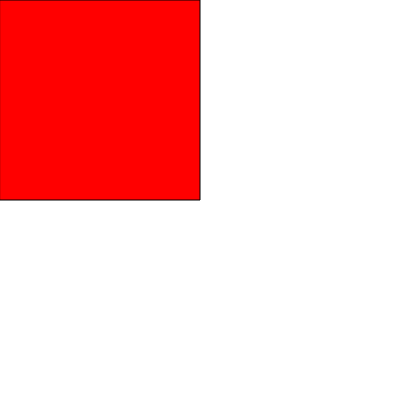
Frame 1 (no input)
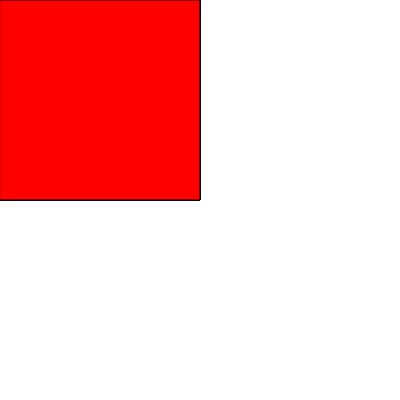
Frame 60 (no input)
Frame 120 (the mouse pressed at the canvas centre since frame 60): identical to frame 60, image omitted

The p5.js sketch that drew these frames (run headless with seeded random() and noise() and a simulated clock; from frame 60 on, the mouse is pressed at the canvas centre):

// p5.js sketch
// ── sketch.js
function setup() {
  createCanvas(400, 400);
}

function draw() {
  fill("red");
  rect(0, 0, 200, 200);
}
